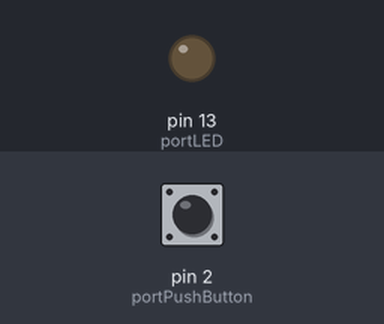
The sketch below on a simulated Arduino Uno, built with avr-gcc and run on an emulated ATmega328P. On the bench: output pins drawn as LEDs (lit = HIGH). The inputs (shaded band) are chosen by the test bench; at power-on: pin 2 (portPushButton) LOW.

Above: at 1.2 s.
1.3 s: pin 2 (portPushButton) pulled HIGH for 0.15 s
At 1.37 s:
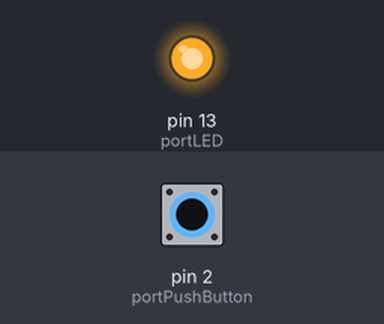
2.9 s: pin 2 (portPushButton) pulled HIGH for 3.2 s
At 6.5 s:
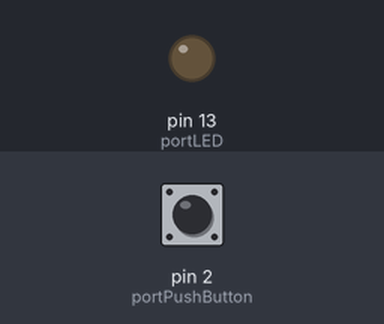
Timing chart, 0 to 8.0 s (numbered marks = the images above; inputs shaded):
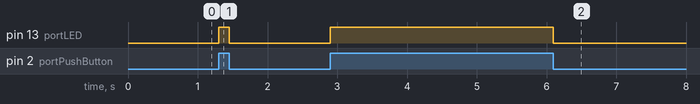

Measured:
- after the input at 1.3 s, pin 13 (portLED): LOW → HIGH at once, → LOW 0.15 s later
- after the input at 2.9 s, pin 13 (portLED): LOW → HIGH at once, → LOW 3.2 s later

The sketch:

boutton_pousoir_1.ino
```cpp
long portPushButton = 2;
long portLED        = 13;
long etatPushButton = HIGH;
void setup() {
  // put your setup code here, to run once:
pinMode (portPushButton, INPUT);
pinMode (portLED,OUTPUT);
}
void loop() {
  // put your main code here, to run repeatedly:
etatPushButton = digitalRead( portPushButton);

if (etatPushButton == HIGH)
  {digitalWrite(portLED, HIGH);
  }
 else {digitalWrite(portLED, LOW);}
}
```
